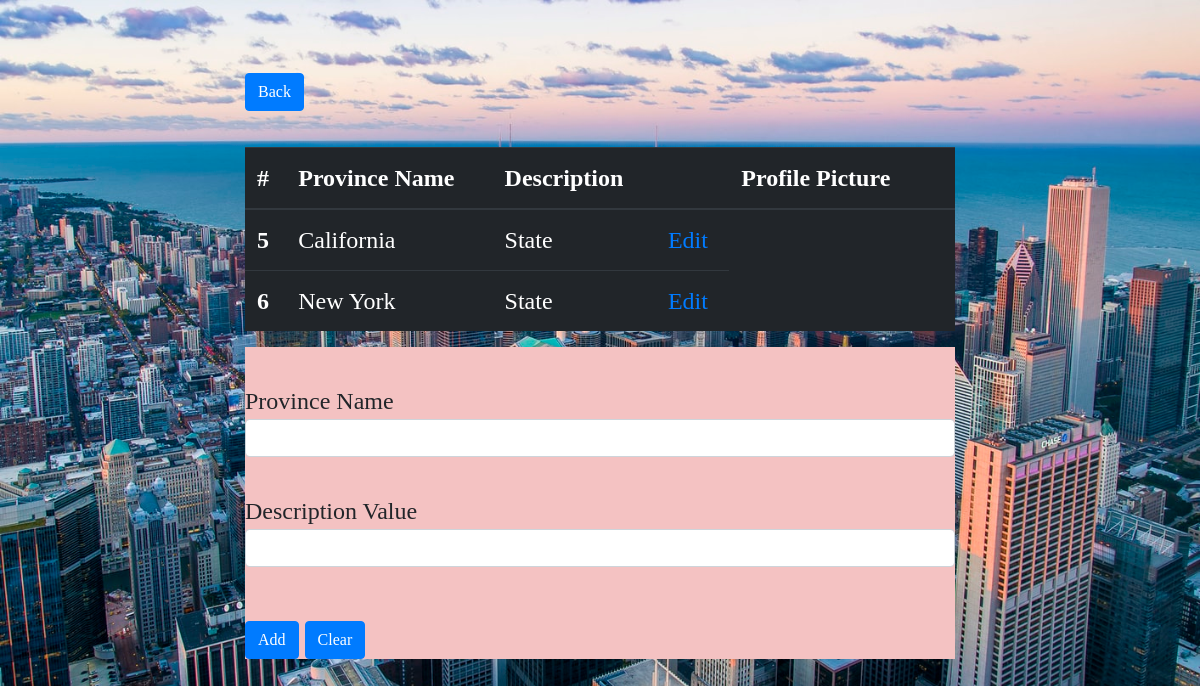
The page /index.php?table_a=NP on the database its author committed.
### tables this page shows
CREATE TABLE `table_b` (
  `tableB_Id` bigint(20) NOT NULL,
  `Province_Name` text NOT NULL,
  `Description_Value` varchar(30) NOT NULL,
  `tableA_Id` bigint(20) NOT NULL,
  `Profile_Picture` blob NOT NULL
);

### index.php (the view, shortened to what this page needs)
<?php
    $servername = "localhost";
    $username = "root";
    $password = "";
    $dbname = "lab 2- group 13";
    $conn = new mysqli($servername, $username, $password, $dbname);
    if (isset($_REQUEST["table_a"])) {
        $sql = "SELECT `table_b`.*, `table_a`.`iso`
                FROM `table_b`
                LEFT JOIN table_a ON table_a.tableA_Id = table_b.tableA_Id
                WHERE table_a.iso ='" .$_REQUEST["table_a"]. "'";
        $result = $conn->query($sql);
    } else {
        $sql = "SELECT tableA_Id, iso, Country_Name FROM table_a";
        $result = $conn->query($sql);
    }
?>
<!DOCTYPE html>
<html lang="en">
<head>
    <link rel="stylesheet" href="https://maxcdn.bootstrapcdn.com/bootstrap/4.0.0/css/bootstrap.min.css">
    <link rel="stylesheet" href="style.css">
</head>
<body>
<br><br>
<div class="container">
    <?php if(isset($_REQUEST["table_a"])){ ?>
        <div class="col-lg-8 offset-lg-2">
            <a href="index.php" class="btn btn-primary">Back</a><br><br>
            <table class="table table-dark" >
              <thead class="thead-dark">
                <tr>
                  <th scope="col">#</th>
                  <th scope="col">Province Name</th>
                  <th scope="col">Description </th>
                  <th scope="col"> </th>
                  <th scope="col">Profile Picture </th>
                  <th scope="col"> </th>
                </tr>
              </thead>
              <tbody>
                <?php
                    while($row = $result->fetch_assoc()) {
                        echo "<tr>
                              <th scope='row'>".$row['tableB_Id']."</th>
                              <td>".$row['Province_Name']."</td>
                              <td>".$row['Description_Value']."</td>
                              <td>
                              <a href='edit_tableB.php?Province_Name=".$row['Province_Name']." &Description_Value=".$row['Description_Value']."'>Edit</a>
                              </td>
                            </tr>";
                    }
                ?>
              </tbody>
            </table>
            <form action="<?php $_PHP_SELF ?>" method="post" id="form1">
            <div class="form-group">
              <br>  Province Name <input type="text" name="Province_Name" class="form-control"><br>
                Description Value <input type="text" name="Description_Value" class="form-control"><br></div>
                <button type="submit" name="add_tableb" class="btn btn-primary">Add</button>
                <button type="submit" class="btn btn-primary">Clear</button>
          </form>
        </div>
        <?php } ?>
</div>
</body>
</html>

### style.css (style rules this page uses)
body { background-image: url(cityimg.jfif); font-size:x-large; font-family: 'Times New Roman', Times, serif; align-content: center; background-repeat: initial; background-size: cover; }
form { background-color:#f4c2c2; }

### rows shown on the page
table_b: tableB_Id "5", Province_Name "California", Description_Value "State"
table_b: tableB_Id "6", Province_Name "New York", Description_Value "State"
